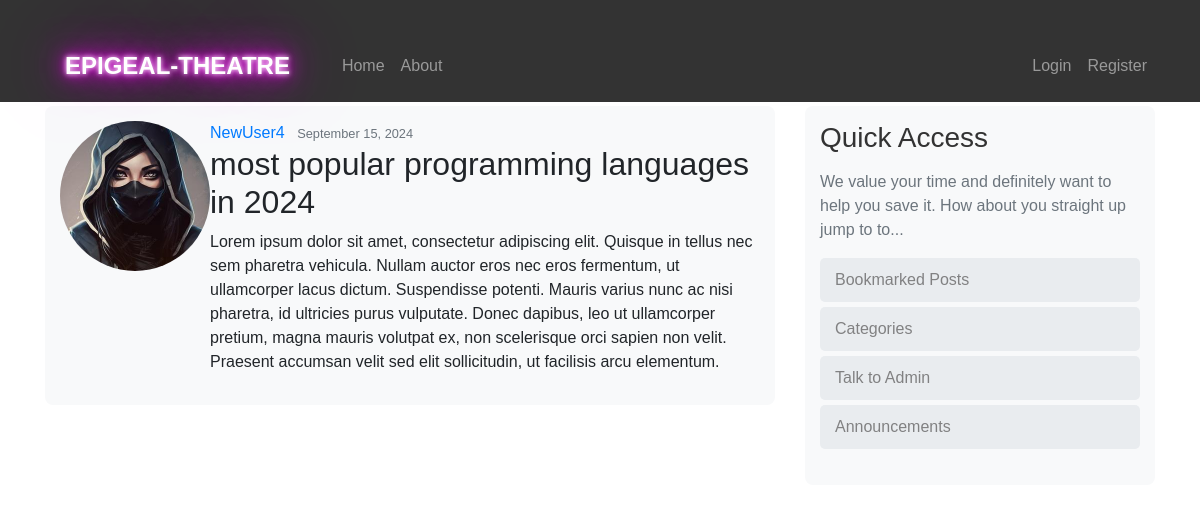
/post/16/, run on the app's committed database.
### blog/models.py (models this page shows, shortened)
class Post(models.Model):
	title = models.CharField(max_length=100)
	content = models.TextField()
	date_posted = models.DateTimeField(default=timezone.now)
	author = models.ForeignKey(User, on_delete=models.CASCADE)

### users/models.py (models this page shows, shortened)
class Profile(models.Model):
    user = models.OneToOneField(User, on_delete=models.CASCADE)
    image = models.ImageField(default='default.jpg', upload_to='profile_pics')

### blog/views.py (the view)
# urls.py: path('post/<int:pk>/', PostDetailView.as_view(), name='post-detail'),
class PostDetailView(DetailView):
	model = Post

### blog/templates/blog/post_detail.html (shortened to what this page needs)
{% extends "blog/master.html" %}
{% block content %}
        <article class="media content-section">
          <img class ="rounded-circle article-img"src="{{ object.author.profile.image.url  }}">
          <div class="media-body">
            <div class="article-metadata">
              <a class="mr-2" href="{% url 'user-posts' object.author.username %}">{{ object.author }}</a>
              <small class="text-muted">{{ object.date_posted|date:"F d, Y" }}</small>
            </div>
            <h2 class="article-title"> {{ object.title }}</h2>
            <p class="article-content">{{ object.content }}</p>
          </div>
        </article>
{% endblock content %}

### blog/static/blog/main.css (style rules this page uses)
body { font-family: Arial, sans-serif; padding-top: 56px; }
.content-section { background-color: #f8f9fa; padding: 15px; border-radius: 8px; margin-top: 20px; }
.content-section img { width: 150px; height: auto; object-fit: contain; border-radius: 8px; }

### data on the page
Post: author.profile.image (placeholder picture), author "NewUser4", date_posted "September 15, 2024", title "most popular programming languages in 2024", content "Lorem ipsum dolor sit amet, consectetur adipiscing elit. Quisque in tellus nec sem pharetra vehicula. Nullam auctor eros nec eros fermentum, ut ullamcorper lacus dictum. Suspendisse potenti. Mauris varius nunc ac nisi pharetra, id ultricies purus vulputate. Donec dapibus, leo ut ullamcorper pretium, magna mauris volutpat ex, non scelerisque orci sapien non velit. Praesent accumsan velit sed elit sollicitudin, ut facilisis arcu elementum."
